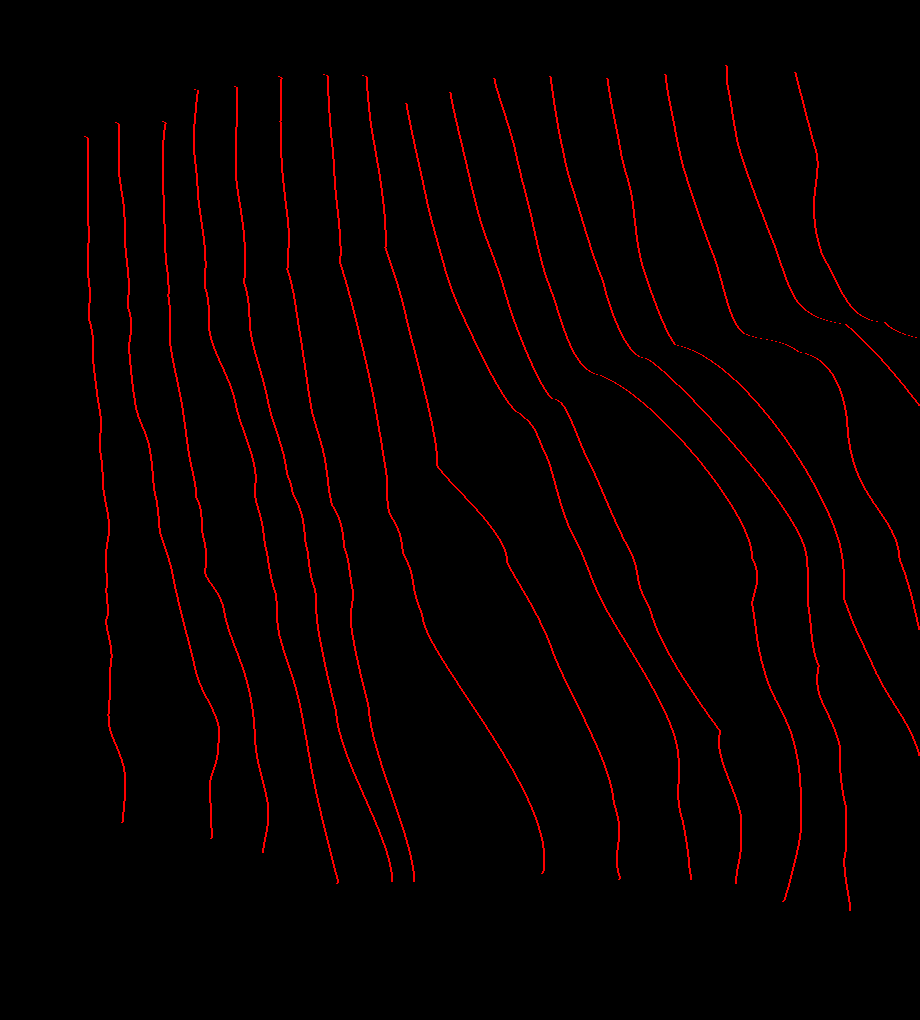
#> input picture Trim/trim_red.PNG, 920 x 1020 px, found by its file name
$ python convert_trim.py
#> lines starting #> are read from the running program, lines starting #| are printed output that depends on the picture; after the words box and inside, x2 and y2 are one past the last pixel; in counts of white or black regions, pixels touching at a corner belong together
from PIL import Image
import matplotlib.pyplot as plt
from orderedset import OrderedSet

def convert(i):
    if i > 5:
        return 255
    else:
        return i

def distance(p1, p2):
    x = abs(p1[0]-p2[0])
    y = abs(p1[1]-p2[1])
    return max(x,y)

def sum(p1, p2):
    x = p1[0]+p2[0]
    y = p1[1]+p2[1]
    return (x,y)

def div(p, c):
    x = round(p[0] / c)
    y = round(p[1] / c)
    return (x,y)

def edge(point, color):
    surround = 0
    boundary = 2
    for i in [-boundary,-boundary+1,0,boundary-1,boundary]:
        for j in [-boundary,0,boundary]:
            x = max(0, min(xs-1, point[0]+i))
            y = max(0, min(ys-1, point[1]+j))
            if im.getpixel((x,y)) == color:
                surround += 1
            if im.getpixel((x,y)) not in [color, (0, 0 , 0)]:
                surround += 1
    if surround > 13:
        return True
    else:
        return False


im_red = Image.open("./trim_red.png")
#> im_red is the input picture: PIL image 920x1020 RGB; mean R, G, B 6.1, 0, 0

source = im_red.split()

out_red = source[0].point(convert)
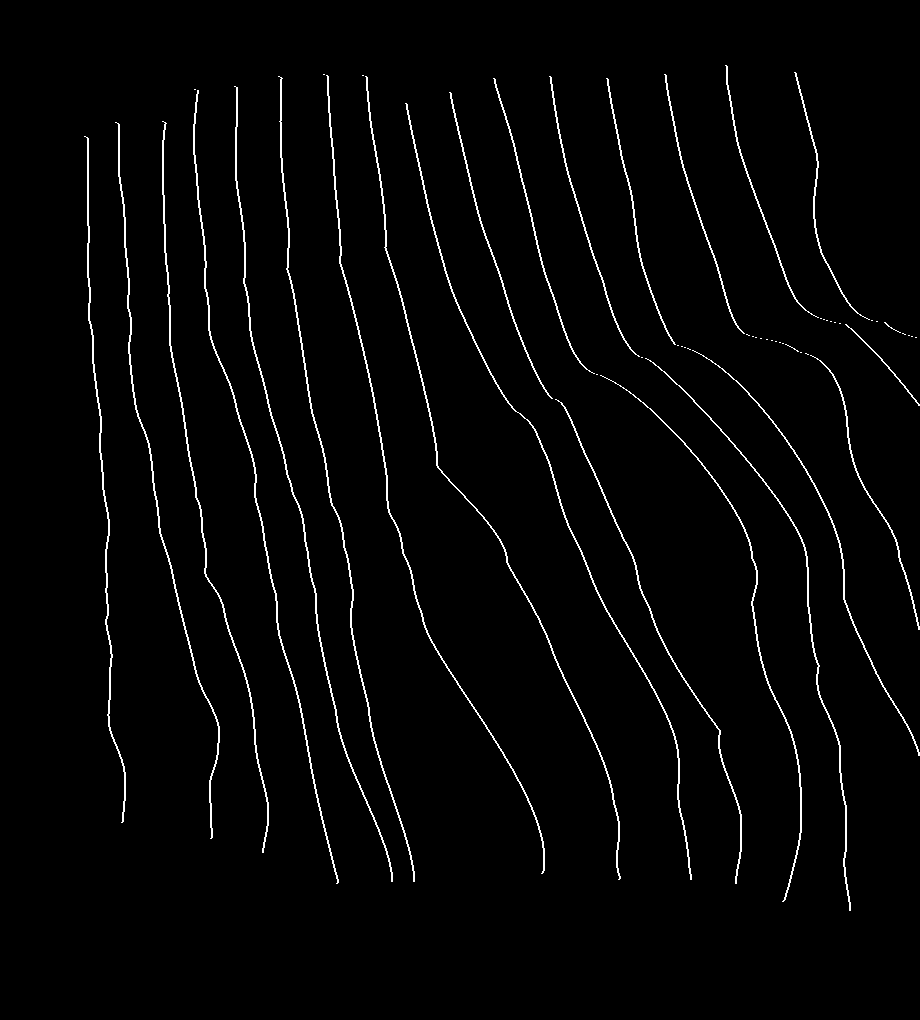
#> out_red: PIL image 920x1020 L; 2.4% white in thin lines or dots, all inside (x1, y1, x2, y2) = (84, 65, 920, 911)

im_green = Image.open("./trim_green.png")
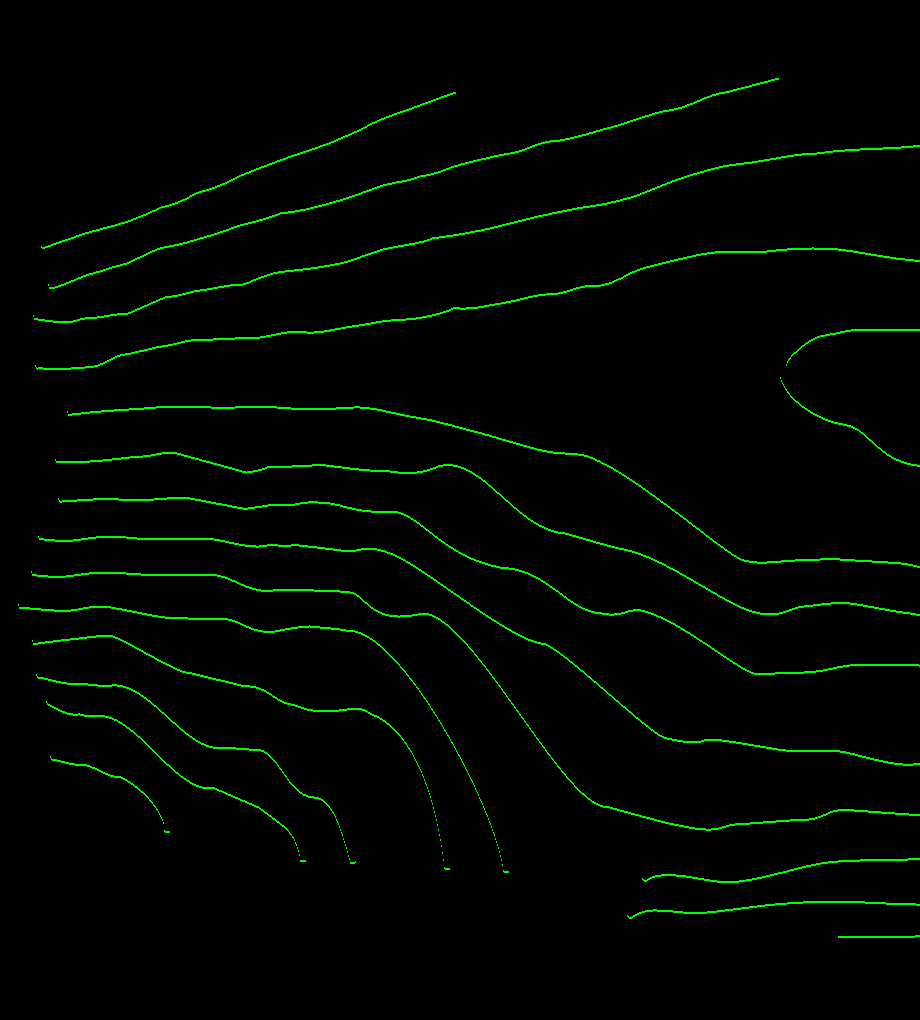
#> input picture Trim/trim_green.PNG, 920 x 1020 px, found by its file name
#> im_green is the input picture: PIL image 920x1020 RGB; mean R, G, B 0, 5.3, 0

source = im_green.split()

out_green = source[1].point(convert)
#> out_green: PIL image 920x1020 L; 2.1% white in thin lines or dots, all inside (x1, y1, x2, y2) = (18, 78, 920, 938)

im_blue = Image.open("./trim_blue.png")
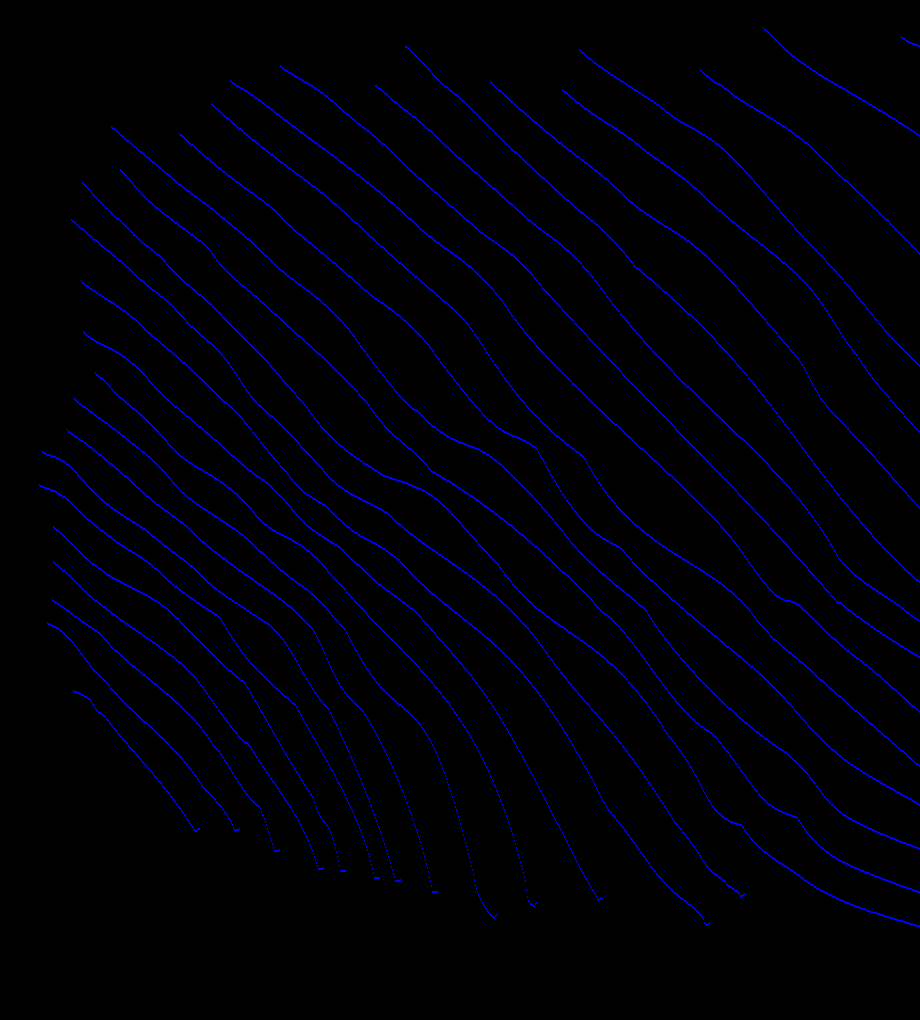
#> input picture Trim/trim_blue.PNG, 920 x 1020 px, found by its file name
#> im_blue is the input picture: PIL image 920x1020 RGB; mean R, G, B 0, 0, 6.9

source = im_blue.split()

out_blue = source[2].point(convert)
#> out_blue: PIL image 920x1020 L; 2.7% white in thin lines or dots, all inside (x1, y1, x2, y2) = (39, 27, 920, 927)

source = (out_red, out_green, out_blue)

im = Image.merge("RGB", source)
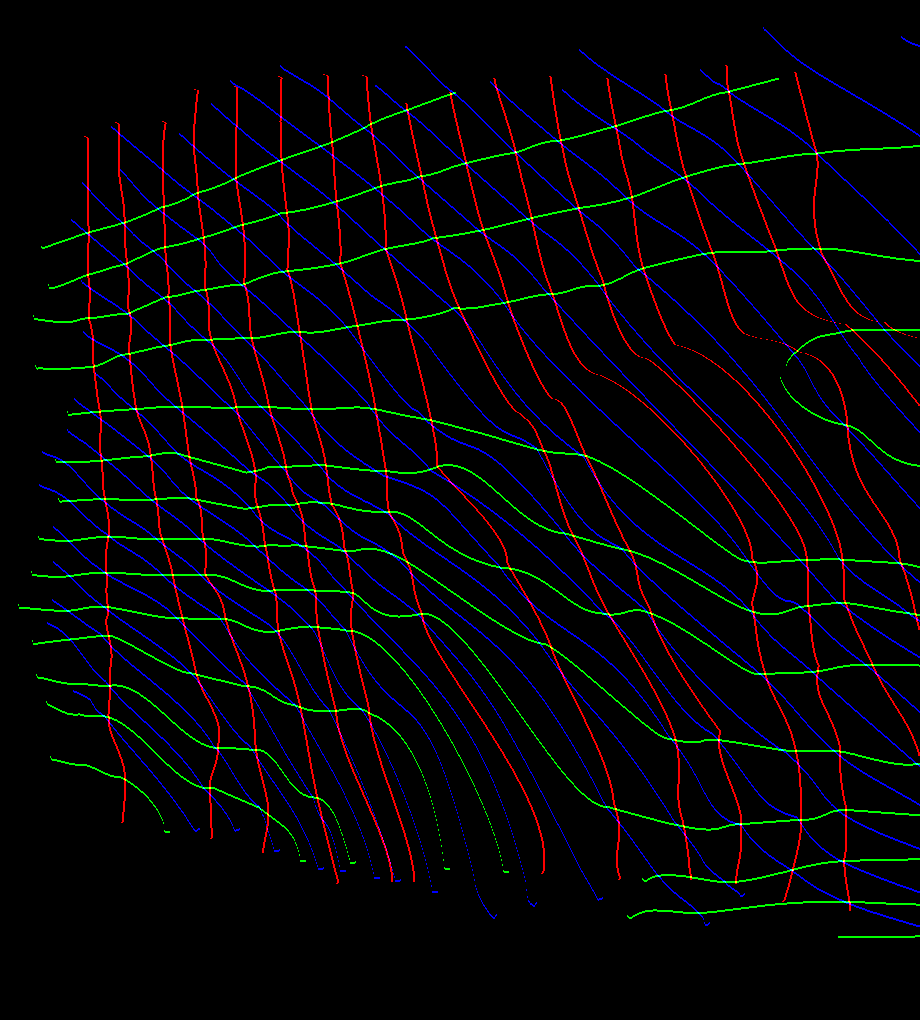
#> im: PIL image 920x1020 RGB; mean R, G, B 6.1, 5.3, 6.9

im.show()

#im.save("./combined.PNG")

[xs, ys] = im.size
#> xs = 920; ys = 1020

redlist = []

greenlist = []

bluelist = []

nodelist = []

avg = []

found = False

red = (255, 0, 0)

green = (0, 255, 0)

blue = (0, 0, 255)

white = (255, 255, 255)


for i in range(xs):
    for j in range (ys):
        location = (i,j)
        pixel = im.getpixel(location)
        if pixel == red:
            redlist.append(location)
        elif pixel == green:
            greenlist.append(location)
        elif pixel == blue:
            bluelist.append(location)
        elif pixel == white:
            nodelist.append(location)
#> after the loop, bluelist = 23899 items; greenlist = 18375 pairs, first value 18 to 919, second value 78 to 937; nodelist = [(105, 572), (106, 573), (108, 536), (109, 685), (109, 686), (135, 409), (385, 249), (465, 163), (515, 151), (515, 152), (516, 152), (718, 740), (728, 91), (729, 91), (729, 92), (740, 824), (741, 824), (792, 870), (816, 153), (817, 153), (843, 861)]; redlist = 20997 items

#plt.scatter(*zip(*(redlist+greenlist+bluelist+avg)), s=0.25)
#plt.show()

redlines = []
greenlines = []
bluelines = []


#print(redlist)

#print(bluelist)

#print(greenlist)

print(nodelist)
#> (printed output is left out)
print(len(nodelist))
#| 21
